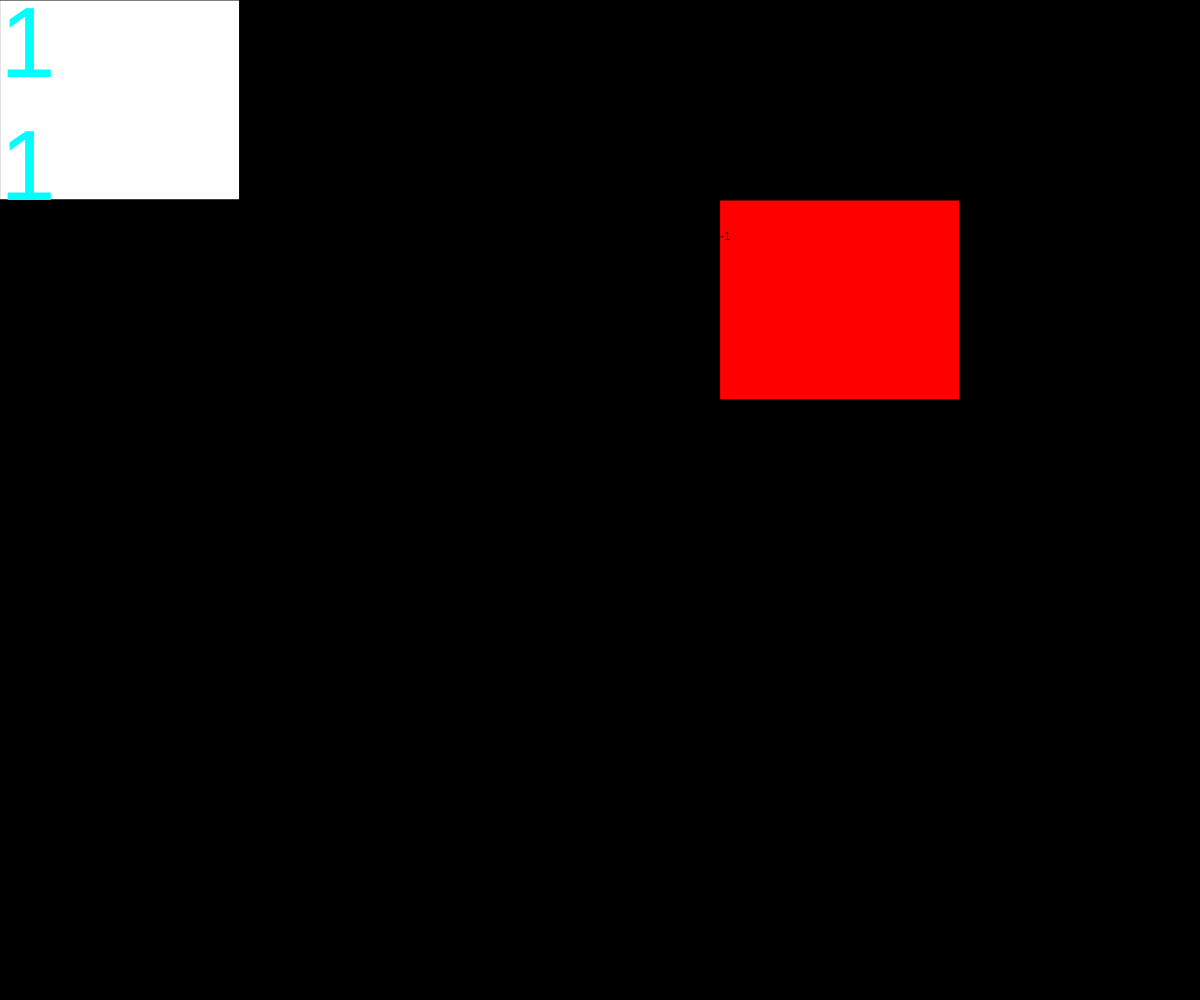
Frame 1 (no input)
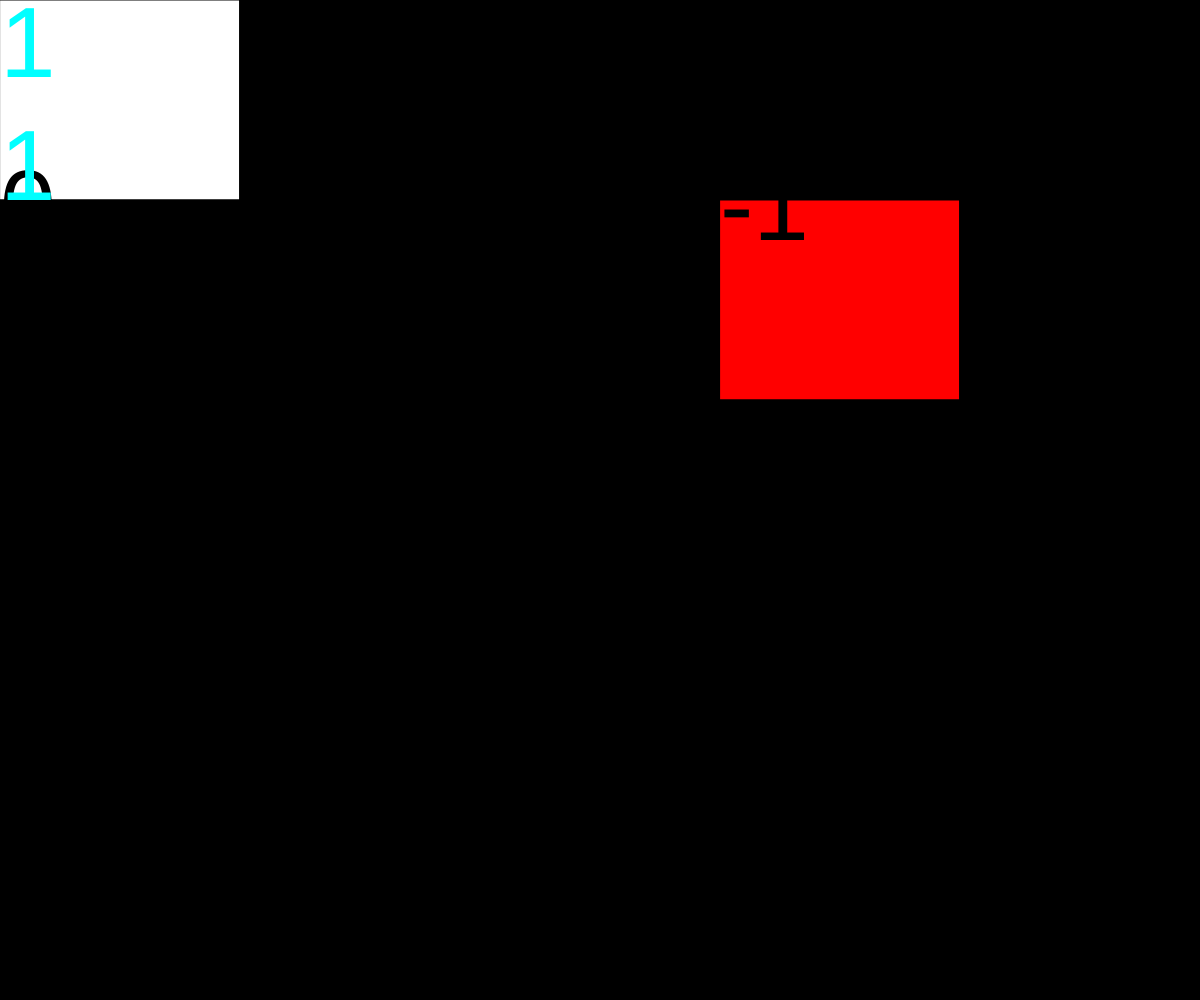
Frame 60 (no input)
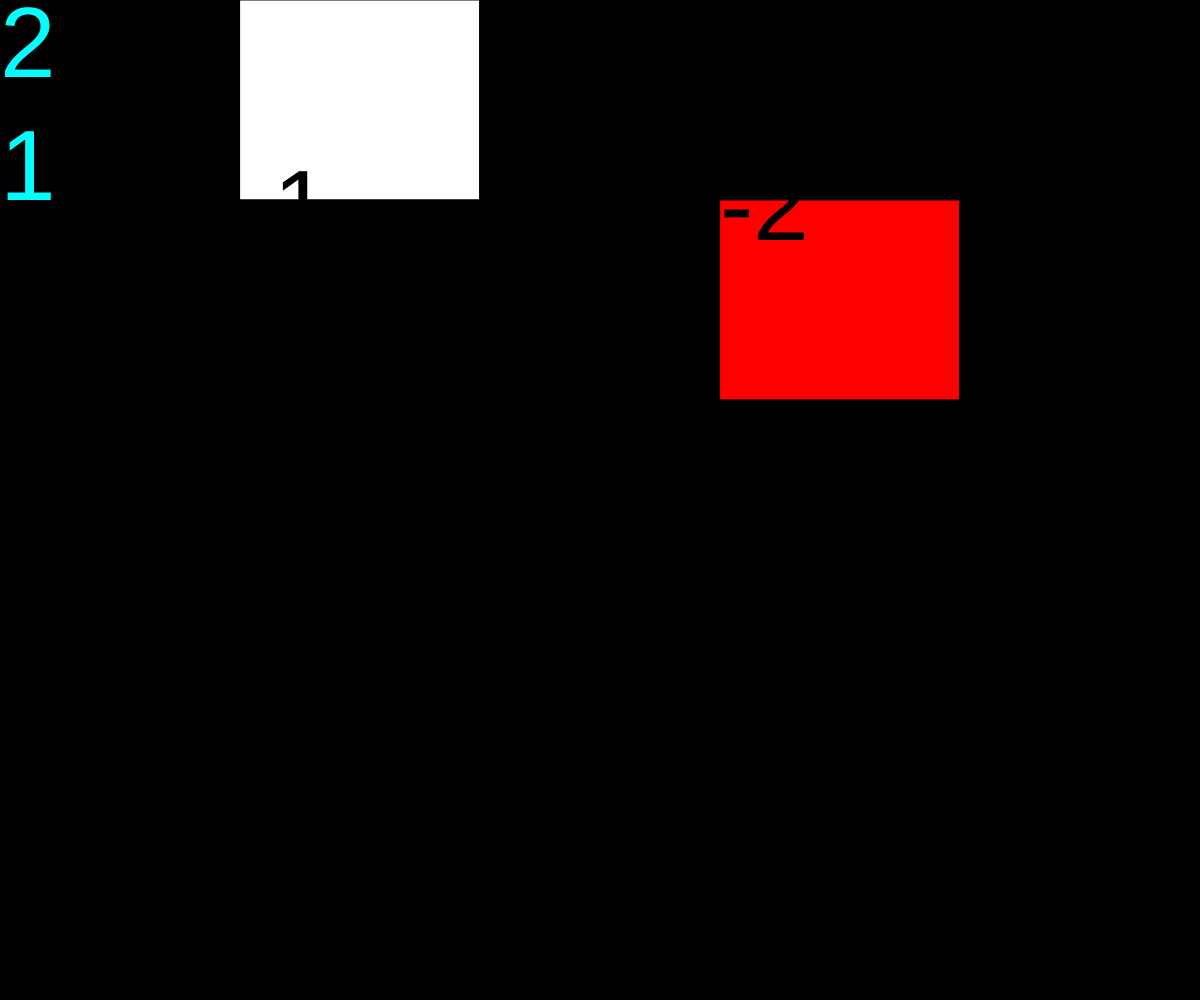
Frame 120 (the mouse pressed at the canvas centre since frame 60)

The p5.js sketch that drew these frames (run headless with seeded random() and noise() and a simulated clock; from frame 60 on, the mouse is pressed at the canvas centre):

// p5.js sketch
// ── sketch.js
// Project Title
// Your Name
// Date
//
// Extra for Experts:
// - describe what you did to take this project "above and beyond"

const ROWS = 5;
const COLS = 5;
let grid, cellWidth, cellHeight;
let playerX = 0;
let playerY = 0;
let playerImage, wallImage, grassImage;
let snakeSize = 1;
let fruitX = 0;
let fruitY = 0;
let check;
let turn = 1;
let timer = 0;
let waitTime = 1000;
let increase = waitTime;
let direction = 2;
let directions = [1, 2, 3, 4];

function setup() {
  createCanvas(windowWidth, windowHeight);
  grid = createEmptyGrid(COLS, ROWS);
  cellWidth = width / COLS;
  cellHeight = height / ROWS;
  //add player to grid
  grid[playerY][playerX] = 1;
  spawnFruit();
}

function draw() {
  background(220);
  displayGrid();
  fill("cyan");
  textSize(height/10);
  text(turn, 0, height/13);
  text(snakeSize, 0, height/5);
  if (timer > waitTime) {
    movePlayer();
    waitTime = millis() + increase;
  }
  timer = millis();

}

function spawnFruit() {
  fruitX = floor(random(0, COLS));
  fruitY = floor(random(0, ROWS));
  if (grid[fruitY][fruitX] === 0) {
    grid[fruitY][fruitX] = -1;
    check = 0;
  }
  else {
    spawnFruit();
  }
}

function keyPressed() {
  if (key === "d") {
    direction = 2;
    timer = waitTime+1;
  }
  if (key === "a") {
    direction = 4;
    timer = waitTime+1;
  }
  if (key === "s") {
    direction = 3;
    timer = waitTime+1;
  }
  if (key === "w") {
    direction = 1;
    timer = waitTime+1;
  }
}

function movePlayer() {
  let x = playerX;
  let y = playerY;
  if (direction === 2) {
    x++;
  }
  if (direction === 1) {
    y--;
  }
  if (direction === 3) {
    y++;
  }
  if (direction === 4) {
    x--;
  }
  if (x >= 0 && x < COLS && y >= 0 && y < ROWS) {
    if (grid[y][x] === -1 || grid[y][x] === 0) {
      if (grid[y][x] === -1) {
        spawnFruit();
        snakeSize++;
        check = 0;
        for (let y=0; y<ROWS; y++) {
          for (let x=0; x<COLS; x++) {
            if (grid[y][x] === -1) {
              check++;
            }
          }
        }
      }
      turn++;
      grid[y][x] = turn;
      playerY = y;
      playerX = x;
      if (check === 1) {
        spawnFruit();
      }
      for (let y=0; y<ROWS; y++) {
        for (let x=0; x<COLS; x++) {
          if (grid[y][x] === turn - snakeSize) {
            grid[y][x] = 0;
          }
        }
      }
    }
  }
}

function displayGrid() {
  for (let y=0; y<ROWS; y++) {
    for (let x=0; x<COLS; x++) {
      if (grid[y][x] === 0) {
        fill("black");
      }
      else if (grid[y][x] === -1) {
        fill("red");
      }
      else if (grid[y][x] >= 1) {
        fill("white");
      }
      rect(x*cellWidth, y*cellHeight, cellWidth, cellHeight);
      fill("black");
      text(grid[y][x] - turn + snakeSize, x*cellWidth, y*cellWidth);
    }
  }
}

function createEmptyGrid(cols, rows) {
  let empty = [];
  for (let y=0; y<rows; y++) {
    empty.push([]);
    for (let x=0; x<cols; x++) {
      empty[y].push(0);
    }
  }
  return empty;
}
